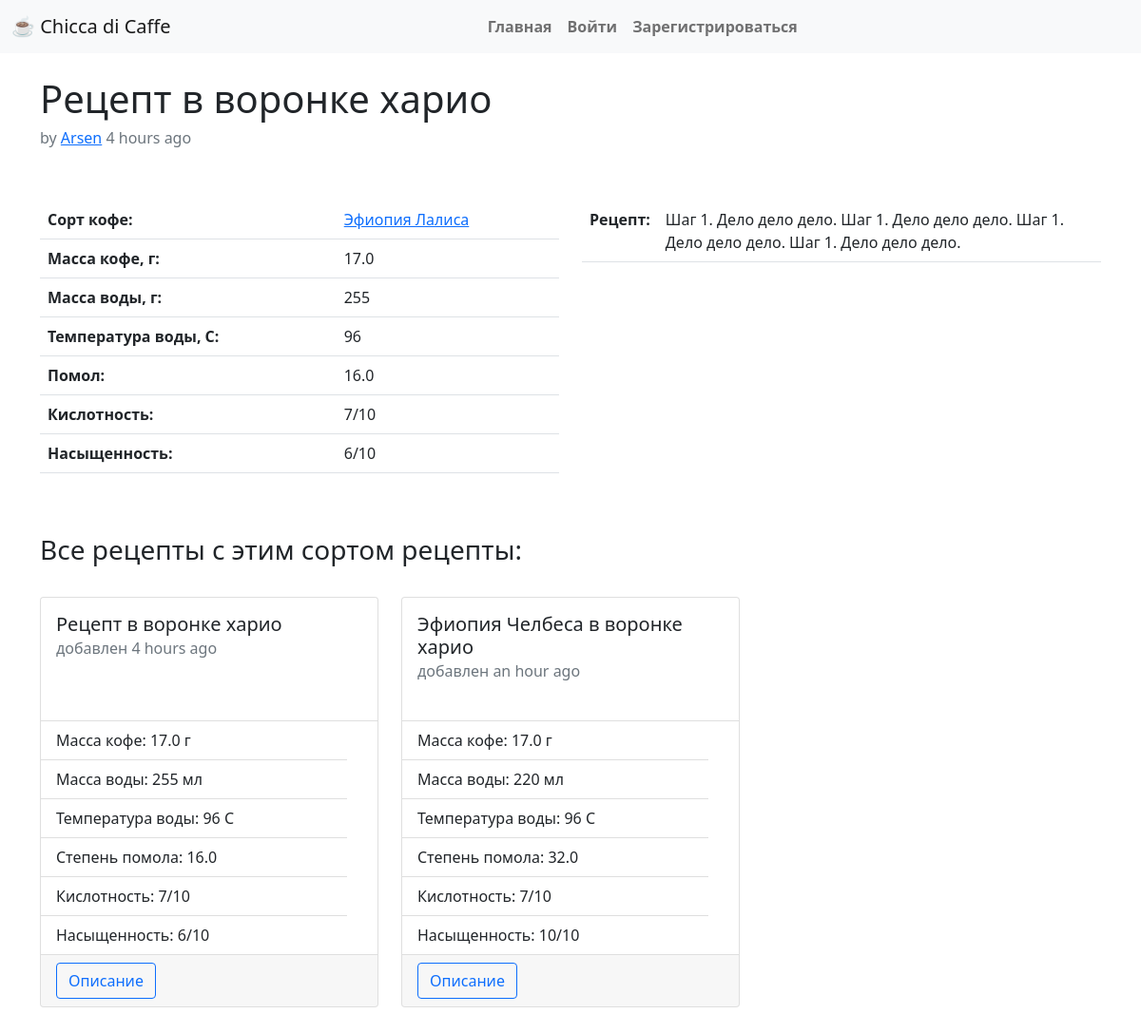
The app's page /recipe/1, older data.
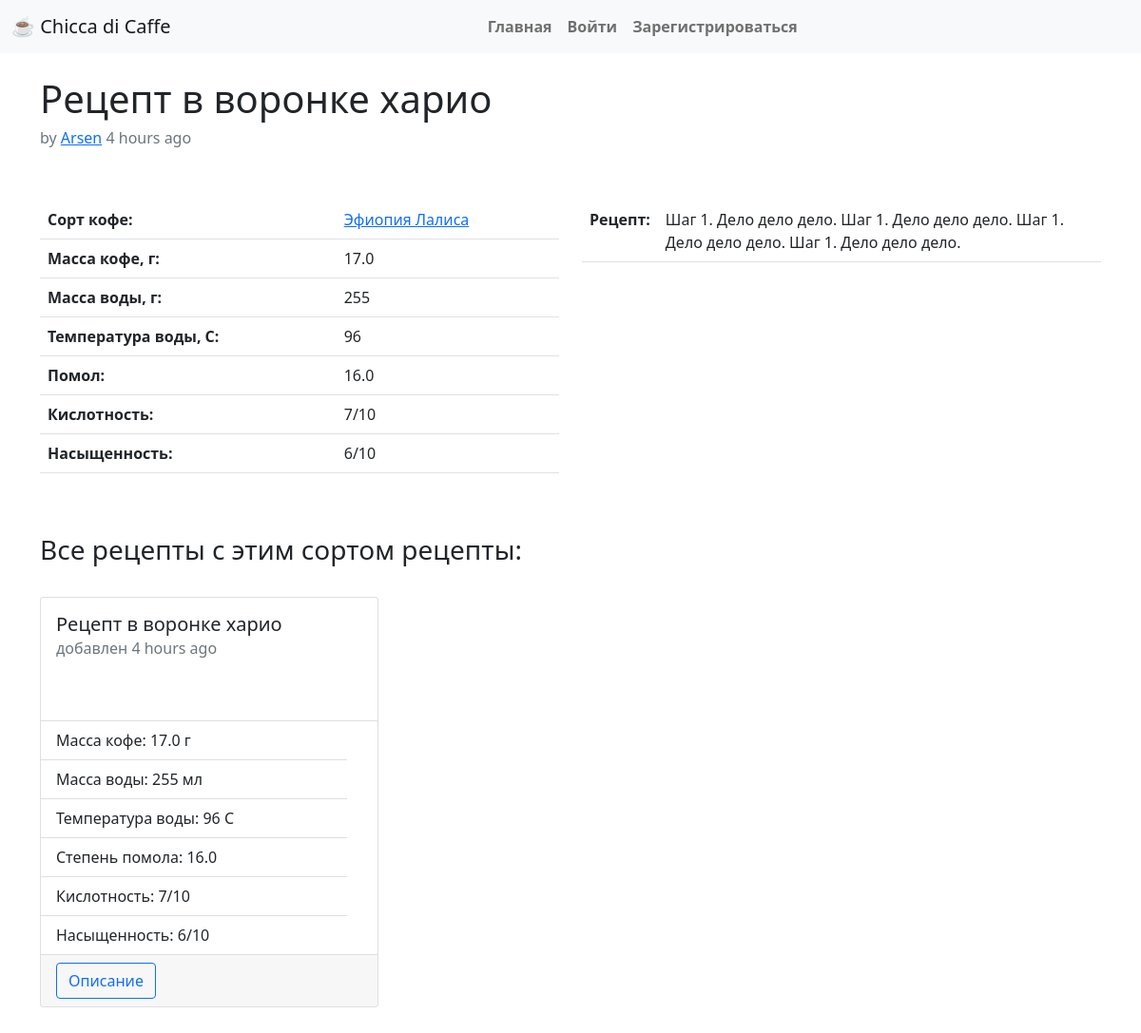
The same page, newer data.
### app/models.py (models this page shows, shortened)
class Recipe(db.Model):
    title = db.Column(db.String(200), index=True, unique=True)
    id = db.Column(db.Integer, primary_key=True)
    timestamp = db.Column(db.DateTime, index=True, default=datetime.utcnow)
    user_id = db.Column(db.Integer, db.ForeignKey('user.id'))
    sort_id = db.Column(db.Integer, db.ForeignKey('sort.id'))
    coffee_mass = db.Column(db.Float)
    water_mass = db.Column(db.Integer)
    water_temp = db.Column(db.Integer)
    grinding = db.Column(db.Float)
    acidity = db.Column(db.Integer)
    tds = db.Column(db.Integer)
    body = db.Column(db.Text())

### app/routes.py (the view)
@app.route('/recipe/<recipe_id>')
def recipe(recipe_id):
    r = Recipe.query.filter_by(id=recipe_id).first_or_404()
    u = User.query.filter_by(id=r.user_id).first()
    s = Sort.query.filter_by(id=r.sort_id).first()
    other = Recipe.query.filter_by(sort_id=s.id).all()
    return render_template('recipe.html', recipe=r, sort=s, user=u, other=other, ADMIN_EMAILS=Config.ADMINS)

### app/templates/recipe.html (shortened to what this page needs)
{% extends "base.html" %}
{% block app_content %}
    <h1>
        {{recipe.title}}
    </h1>
    <h6 class="text-muted">by <a href="{{ url_for('user', user_id=user.id) }}">{{user.username}}</a> {{ moment(recipe.timestamp).fromNow() }}</h6>
    <br><br>
    <div class="row">
        <div class="col-sm-6">
            <table class="table">
                <tbody>
                    <tr>
                        <th>Сорт кофе:</th>
                        <td><a href="{{ url_for('sort', sort_id=sort.id) }}">{{ sort.title }}</a></td>
                    </tr>
                    <tr>
                        <th>Масса кофе, г:</th>
                        <td>{{ recipe.coffee_mass }}</td>
                    </tr>
                    <tr>
                        <th>Масса воды, г:</th>
                        <td>{{ recipe.water_mass }}</td>
                    </tr>
                    <tr>
                        <th>Температура воды, C:</th>
                        <td>{{ recipe.water_temp }}</td>
                    </tr>
                    <tr>
                        <th>Помол:</th>
                        <td>{{ recipe.grinding }}</td>
                    </tr>
                    <tr>
                        <th>Кислотность:</th>
                        <td>{{ recipe.acidity }}/10</td>
                    </tr>
                    <tr>
                        <th>Насыщенность:</th>
                        <td>{{ recipe.tds }}/10</td>
                    </tr>
                </tbody>
            </table>
        </div>
        <div class="col-sm-6">
            <table class="table">
                <tbody>
                    <tr>
                        <th>Рецепт:</th>
                        <td>{{ recipe.body }}</td>
                    </tr>
                </tbody>
            </table>
        </div>
    </div>
    <br><br>
    <h3>Все рецепты с этим сортом рецепты:</h3>
    <br>
    <div class="row">
        {% for recipe in other %}
            {% include 'recipe_card.html' %}
        {% endfor %}
    </div>
{% endblock %}

### app/templates/recipe_card.html
<div class="col-sm-4">
<div class="card" style="min-height: 27rem; margin-bottom: 1rem;">
    <div class="card-body">
        <h5 class="card-title">{{ recipe.title }}</h5>
        <h6 class="card-subtitle mb-2 text-muted">добавлен {{ moment(recipe.timestamp).fromNow() }}</h6>
    </div>
    <ul class="list-group list-group-flush">
        <li class="list-group-item">Масса кофе: {{ recipe.coffee_mass }} г</li>
        <li class="list-group-item">Масса воды: {{ recipe.water_mass }} мл</li>
        <li class="list-group-item">Температура воды: {{ recipe.water_temp }} C</li>
        <li class="list-group-item">Степень помола: {{ recipe.grinding }}</li>
        <li class="list-group-item">Кислотность: {{ recipe.acidity }}/10</li>
        <li class="list-group-item">Насыщенность: {{ recipe.tds }}/10</li>
    </ul>
    <div class="card-footer">
        <a href="{{ url_for('recipe', recipe_id=recipe.id) }}" class="btn btn-outline-primary">Описание</a>
    </div>
</div>
</div>

Row changes from the older to the newer data that the page shows:
removed Recipe: title "Эфиопия Челбеса в воронке харио", timestamp "an hour ago", coffee_mass "17.0", water_mass "220", water_temp "96", grinding "32.0", acidity "7", tds "10"
